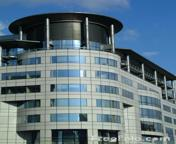
#> input picture images/texturesimages/buildings/buildings_1.jpg, 176 x 144 px; its folder holds 4 pictures in this run
$ jupyter execute --allow-errors ImageSimilarity.ipynb   (shell and % lines are left out)
#> lines starting #> are read from the running program, lines starting #| are printed output that depends on the picture
### LM_filters.py
'''
The Leung-Malik (LM) Filter Bank, implementation in python

T. Leung and J. Malik. Representing and recognizing the visual appearance of
materials using three-dimensional textons. International Journal of Computer
Vision, 43(1):29-44, June 2001.

Reference: http://www.robots.ox.ac.uk/~vgg/research/texclass/filters.html
'''

import numpy as np
import matplotlib.pyplot as plt

def gaussian1d(sigma, mean, x, ord):
    x = np.array(x)
    x_ = x - mean
    var = sigma**2

    # Gaussian Function
    g1 = (1/np.sqrt(2*np.pi*var))*(np.exp((-1*x_*x_)/(2*var)))

    if ord == 0:
        g = g1
        return g
    elif ord == 1:
        g = -g1*((x_)/(var))
        return g
    else:
        g = g1*(((x_*x_) - var)/(var**2))
        return g

def gaussian2d(sup, scales):
    var = scales * scales
    shape = (sup,sup)
    n,m = [(i - 1)/2 for i in shape]
    x,y = np.ogrid[-m:m+1,-n:n+1]
    g = (1/np.sqrt(2*np.pi*var))*np.exp( -(x*x + y*y) / (2*var) )
    return g

def log2d(sup, scales):
    var = scales * scales
    shape = (sup,sup)
    n,m = [(i - 1)/2 for i in shape]
    x,y = np.ogrid[-m:m+1,-n:n+1]
    g = (1/np.sqrt(2*np.pi*var))*np.exp( -(x*x + y*y) / (2*var) )
    h = g*((x*x + y*y) - var)/(var**2)
    return h

def makefilter(scale, phasex, phasey, pts, sup):

    gx = gaussian1d(3*scale, 0, pts[0,...], phasex)
    gy = gaussian1d(scale,   0, pts[1,...], phasey)

    image = gx*gy

    image = np.reshape(image,(sup,sup))
    return image

def makeLMfilters():
    sup     = 49
    scalex  = np.sqrt(2) * np.array([1,2,3])
    norient = 6
    nrotinv = 12

    nbar  = len(scalex)*norient
    nedge = len(scalex)*norient
    nf    = nbar+nedge+nrotinv
    F     = np.zeros([sup,sup,nf])
    hsup  = (sup - 1)/2

    x = [np.arange(-hsup,hsup+1)]
    y = [np.arange(-hsup,hsup+1)]

    [x,y] = np.meshgrid(x,y)

    orgpts = [x.flatten(), y.flatten()]
    orgpts = np.array(orgpts)

    count = 0
    for scale in range(len(scalex)):
        for orient in range(norient):
            angle = (np.pi * orient)/norient
            c = np.cos(angle)
            s = np.sin(angle)
            rotpts = [[c+0,-s+0],[s+0,c+0]]
            rotpts = np.array(rotpts)
            rotpts = np.dot(rotpts,orgpts)
            F[:,:,count] = makefilter(scalex[scale], 0, 1, rotpts, sup)
            F[:,:,count+nedge] = makefilter(scalex[scale], 0, 2, rotpts, sup)
            count = count + 1

    count = nbar+nedge
    scales = np.sqrt(2) * np.array([1,2,3,4])

    for i in range(len(scales)):
        F[:,:,count]   = gaussian2d(sup, scales[i])
        count = count + 1

    for i in range(len(scales)):
        F[:,:,count] = log2d(sup, scales[i])
        count = count + 1

    for i in range(len(scales)):
        F[:,:,count] = log2d(sup, 3*scales[i])
        count = count + 1

    return F

# Call the make filter function
F = makeLMfilters()
print("LM filters imported, the shape of the filter bank is: ", F.shape)

### ImageSimilarity.ipynb
# Computer Vision

==============================================================================================
## Image search using textures

==============================================================================================

This notebook will show how we can perform image similarity search using:

- Gaussian filters
- Descriptors based on texture and color

#### Problem to solve
- Given a query image **$x$** and a set of images **$X$** we would like to retreive the most similar to **$x$** images from  **$X$**.

## Looking at the images

[cell 1]

import time
import scipy
import numpy as np
import skimage
from skimage import filters
from skimage import io
import os

import matplotlib.pyplot as plt

[cell 2]
path = "./images/texturesimages/buildings/"
building_images = [skimage.io.imread(path + f) for f in os.listdir(path)]
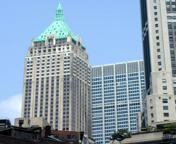
#> input picture images/texturesimages/buildings/buildings_10.jpg, 176 x 144 px
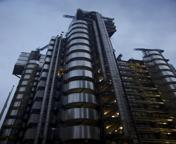
#> input picture images/texturesimages/buildings/buildings_11.jpg, 176 x 144 px
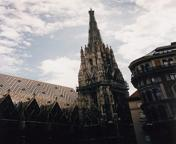
#> input picture images/texturesimages/buildings/buildings_12.jpg, 176 x 144 px
#> building_images = 4 items

path = "./images/texturesimages/forest/"
#> (the rest of this cell did not finish here and is left out)

[cell 3]
fig, ax= plt.subplots(ncols=3, nrows=1, figsize=(20,30))

#> (the rest of this cell did not finish here and is left out)

#> (a cell that did not finish here is left out)

# Filter banks

We can apply a collection of multiple filters that we call a filter bank. Note that if we apply $D$ filters our feature vectors will be $D$ dimensional.

The following image shows a filter bank. In the filter bank we typically want filters to capture a combination of scales, orientations of different types of patterns. This particular filter bank is The Leung-Malik (LM) Filter Bank.

## Leung-Malik (LM) Filter Bank

[cell 5]
import LM_filters

[cell 6]
filter_bank = LM_filters.makeLMfilters()
filter_bank.shape

### Plotting all filters

[cell 7]
n_filters = filter_bank.shape[-1]

fig, ax = plt.subplots(ncols=12, nrows=4, figsize=(15,3))

k = 0
for i in range(4):
    for j in range(12):
        ax[i,j].imshow(filter_bank[:,:,k], cmap = 'gray')
        ax[i,j].axis("off")
        k = k + 1
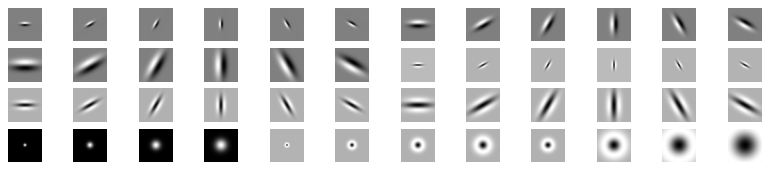
#> figure drawn by matplotlib, 48 panels

The function `visualize_features(im,  filter_bank, n_filters=5)` recieves the `filter_bank`, an image `im` and an integer `n_filters`.

The function  must make a plot of two rows containing in the first row, in position $k$, the image convolved by filter $k$. In the second row, in position $k$, the image of the k'th filter. The result for `n_filter=5` should look like

#> (a cell that did not finish here is left out)

[cell 9]
from scipy import ndimage

def visualize_features(im,  filter_bank, n_filters=5):
    fig, ax = plt.subplots(ncols=n_filters, nrows=2, figsize=(15,6))

    for j in range(n_filters):

        ax[0,j].imshow(np.abs(ndimage.convolve(im, filter_bank[:,:,j])), cmap = 'gray')
        ax[0,j].axis("off")

        ax[1,j].imshow(filter_bank[:,:,j], cmap = 'gray')
        ax[1,j].axis("off")

#> (the rest of this cell did not finish here and is left out)

Given $D$ filters from the filter bank and a single image `image`, the function `features_from_filter_bank(image, filter_bank, n_filters)`  returns a feature vector of shape `n_filters`. The returned vector must contain at position $k$ the mean of the absolute value of the convolved image by filter $k$.

$$
\text{feat}(x) = \left( \text{mean}( |r_1|), \dots,\text{mean}(|r_D|) \right)
$$

[cell 10]
im = skimage.color.rgb2gray(building_images[0])
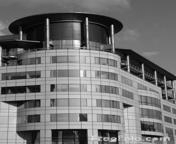
#> im: shape (144, 176) float64; min 0.000565, max 0.982, mean 0.448

def features_from_filter_bank(image, filter_bank, n_filters):

#> called with filter_bank = array of shape (49, 49, 48), n_filters = 48
    im_conv = np.zeros(image.shape)
    features_for_im = np.zeros(n_filters)

    for i in range(n_filters):
        features_for_im[i] = np.mean(np.abs(ndimage.convolve(image, filter_bank[:,:,i])))
#> after the loop, features_for_im = 48 values, max 6.36 at index 39, min 0.000736 at index 32, mean 0.38

    return features_for_im

features_for_im = features_from_filter_bank(im, filter_bank, n_filters)

The function `get_class_Features(all_images, filter_bank)`  applies `features_from_filter_bank` to get a feature vector for each of the images in the union of the three datasets (forest, buildings, sunset). It must return a matrix containing at row $k$ feature vector for the input image $k$.

Wall time: 7min 49s

#> (a cell that did not finish here is left out)

[cell 12]

def get_class_features(all_images,  filter_bank):

    n_images = len(all_images)
    n_filters = filter_bank.shape[-1]
    all_feature_vectors=np.zeros((n_images,filter_bank.shape[-1]))

    for i in range(n_images):
        img = skimage.color.rgb2gray(all_images[i])
        all_feature_vectors[i] = features_from_filter_bank(img, filter_bank, n_filters)
    return all_feature_vectors

#> (the rest of this cell did not finish here and is left out)

#> (a cell that did not finish here is left out)

[cell 14]
all_feature_vectors = np.load("matriu.npy")
#> (reads matriu.npy from the repository)

The function `visualize_features` that given a feature index and an array containing all feature vectors, plots its values for the three datasets using different colors for each dataset (in total plots should contain 3 colors).

[cell 15]
import matplotlib.pyplot as plt

def visualize_features(k, all_feature_vectors):

#> called with k = 25
    plt.plot(all_feature_vectors[0:29,k])
    plt.plot(all_feature_vectors[30:59,k])
    plt.plot(all_feature_vectors[60:89,k])
    plt.legend(['Building', 'Forest', 'Sunset'], loc='upper left')
    plt.show()
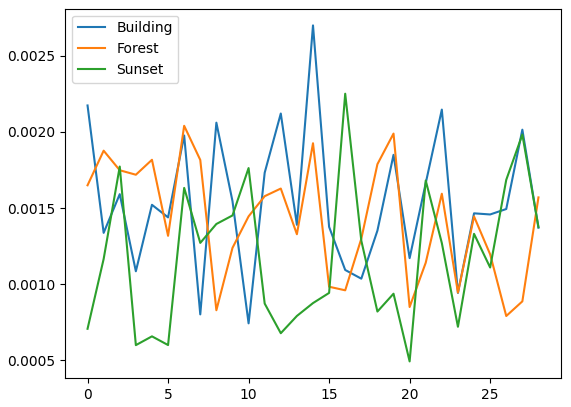
#> figure drawn by matplotlib, 1 panel; curve peaks at x = 14, y = 0.0027; curve peaks at x = 6, y = 0.00204; curve peaks at x = 16, y = 0.00225

    return None

visualize_features(25, all_feature_vectors)
visualize_features(41, all_feature_vectors)
#> call 2 of visualize_features, with k = 41
#> in visualize_features (call 2), `plt.show()`:
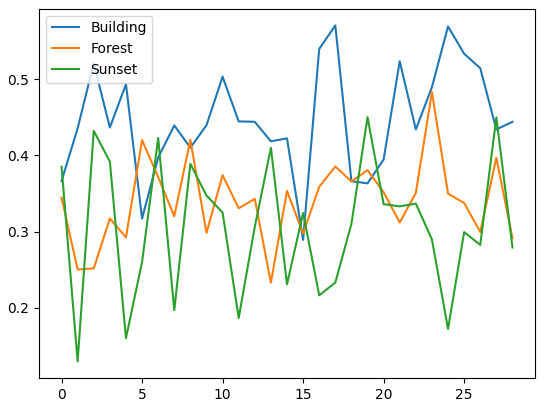
#> figure drawn by matplotlib, 1 panel; curve peaks at x = 17, y = 0.571; curve peaks at x = 23, y = 0.483; curve peaks at x = 19, y = 0.45

#### Similarity search

Assume $f(x) \in \mathbb{R}^D$ represents a set of features for $x$. Given a query image $x$ and another image $x^m$ from the database, we can compute the distance between images as
$$
\text{distance}\left( f(x) , \, f(x^m) \right) = \| \text{feat}(x)  - \text{feat}(x^m)  \|_2 =  \sqrt{ \sum_{d=1}^\text{D} \left( f(x)_d - f(x^m)_d  \right)^2 }
$$

then we can find the closest image $x^{m^*}$ from the database to $x$ as $m^* =  \text{argmin}_{m} \{ \| \text{feat}(x)  - \text{feat}(x^m)  \|_2 \}$

The function `retrieve_k_images_from_X(query, X, k)` where `query` is an image,  `X` is the array containing the features from all the images and  `k` is an integer. The function should retrieve the `k` most similar and distant images (according to the l2 norm) and the distances from the closest and the furthest images to the query image. You can include the query image since it is in `X`.

[cell 16]
from numpy.linalg import norm
def retrieve_k_images_from_X(query, X, k):
    #Complete
#> called with query = array of shape (48,), k = 6
    distances = None
    closest_to_query = None
    closest_images = None
    llista = []

    for i in range(X.shape[0]):
        dist = np.sqrt(np.sum(np.power(query-X[i],2)))
        llista.append((dist,i))

    llista.sort()

    closest_images = [x[1] for x in llista[:k]]

    return closest_images

[cell 17]
X = np.array(all_feature_vectors)

ind_1 = 6
ind_2 = 30
ind_3 = 65
k = 5

query_1 = X[ind_1, :]
query_2 = X[ind_2,:]
query_3 = X[ind_3,:]

a = retrieve_k_images_from_X(query_1, X, k+1)
b = retrieve_k_images_from_X(query_2, X, k+1)
c = retrieve_k_images_from_X(query_3, X, k+1)
# Display the query images

fig, ax = plt.subplots(ncols=7, nrows=3, figsize=(15,10))
#> (the rest of this cell did not finish here and is left out)

Retrieving the most similar image based on the information about color

1)  The function `get_rgb_Features(all_images)`  obtains the RGB information by applying `exposure.histogram(image,nbins=32)` to get a feature vector for each of the images in the union of the three datasets (forest, buildings, sunset). It must return a matrix containing at row $k$ feature vector for the input image $k$.

2)  Use the same function `retrieve_k_images_from_X(query, X, k)` where `query` is an image, `X` is the array containing the features from all the images and  `k` is an integer. The function should retrieve the `k` most similar and distant images (according to the l2 norm) and the distances from the closest and the furthest images to the query image.

[cell 18]
from skimage import exposure
from skimage import img_as_float

def get_rgb_Features(all_images):

    n_images = len(all_images)
    n_filters = filter_bank.shape[-1]
    all_feature_vectors_rgb = np.zeros((n_images,96))

    for i in range(n_images):
        img = img_as_float(all_images[i])
        r = exposure.histogram(img[:,:,0],nbins=32)
        g = exposure.histogram(img[:,:,1],nbins=32)
        b = exposure.histogram(img[:,:,2],nbins=32)
        all_feature_vectors_rgb[i] = np.concatenate((r[0],g[0],b[0]))

    return all_feature_vectors_rgb

#> (the rest of this cell did not finish here and is left out)

#> (a cell that did not finish here is left out)

```
accuracy(X, class_labels, k=5, query=x, class_query=y)
```

Takes as input a the dataset `X`, the `class_labels` for the images, the number of images to retrieve `k`, a query image `x` and the class of the query image `y`. Returns as output the number of retrieved images that belong to class `y` divided by the total of images retrieved `k` (this is the accuracy).

[cell 20]
class_labels = np.concatenate((np.zeros(30), np.ones(30),  2*np.ones(30))).reshape(90,1)

[cell 21]
def accuracy(X, class_labels, k, query, class_query):

#> called with class_labels = array of shape (90, 1), k = 4, query = 6, class_query = 0
    query_img = X[query, :]

    a = retrieve_k_images_from_X(query_img, X, k+1)

    suma = 0

    for i in a:
        if i != query:
            if class_labels[i]==class_query:
                suma += 1
    return suma/k


image = 6
class_ = 0
k = 4

accuracy(X,class_labels,k,image,class_)

It does match. As an example, querying the 6th image (class 0), we can see that only one image belongs to the same class

[cell 22]
query_img = X[image, :]
#> (the rest of this cell did not finish here and is left out)

- Compute the accuracy for both cases, when X is obtained by (A) applying the bank of filters or (B) the color information.

[cell 23]
print("Accuracy with filter bank: ",accuracy(X,class_labels,k,image,class_))
